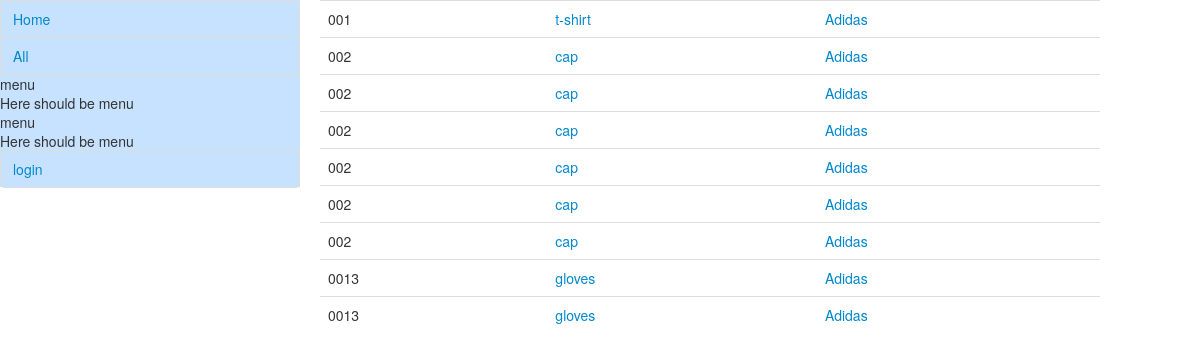
Page /goods/all/ on the earlier database version.
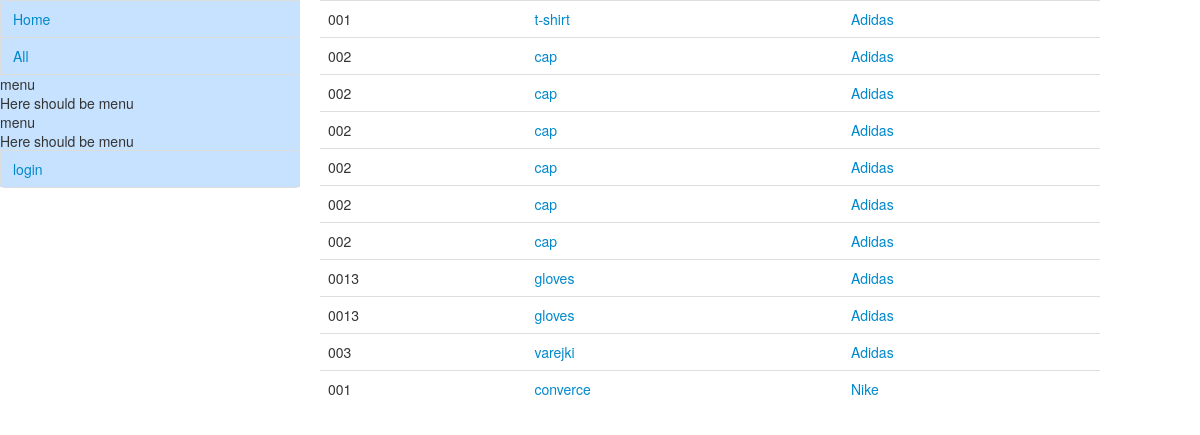
Same page on the later database version.
### goods/models.py (models this page shows, shortened)
class Product(models.Model):
    article = models.CharField(max_length=10)
    name = models.CharField(max_length = 50)
    description = models.CharField(max_length=400)
    producer = models.ForeignKey(Producer)
    pub_date = models.DateTimeField('date created', auto_now_add=True)
    edit_date = models.DateTimeField('date edited', auto_now=True)

class Producer(models.Model):
    name = models.CharField(max_length=50)
    moderator = models.OneToOneField(User, blank=True, null=True)
    pub_date = models.DateTimeField('date published')
    def __unicode__(self):
        return self.name

### goods/views.py (the view)
def all_goods(request):
    product_list = Product.objects.all()
    return render(request, 'goods/all_goods_list.html', {'product_list': product_list})

### goods/templates/goods/all_goods_list.html (shortened to what this page needs)
{% extends "catalog/base.html" %}
{% block sidebar %} {{ block.super }} {% endblock %}
{% block content %}
{% if product_list %}
    <div class="span10">
    <table class="table table-hover">
        <tbody>
        {% for product in product_list %}
        <tr>
            <td>{{product.article}}</td>
            <td><a href="{% url 'description' product.id %}">{{ product.name }}</a></td>
            <td><a href="{% url 'producer_list' product.producer.id %}">{{ product.producer }}</a></td>
    {% endfor %}
    </table></div>
{% else %}
    <p>No products are available.</p>
{% endif %}
{% endblock %}

Differences in the rows shown:
added Product: article "003", name "varejki", producer "Adidas"
added Product: article "001", name "converce", producer "Nike"
